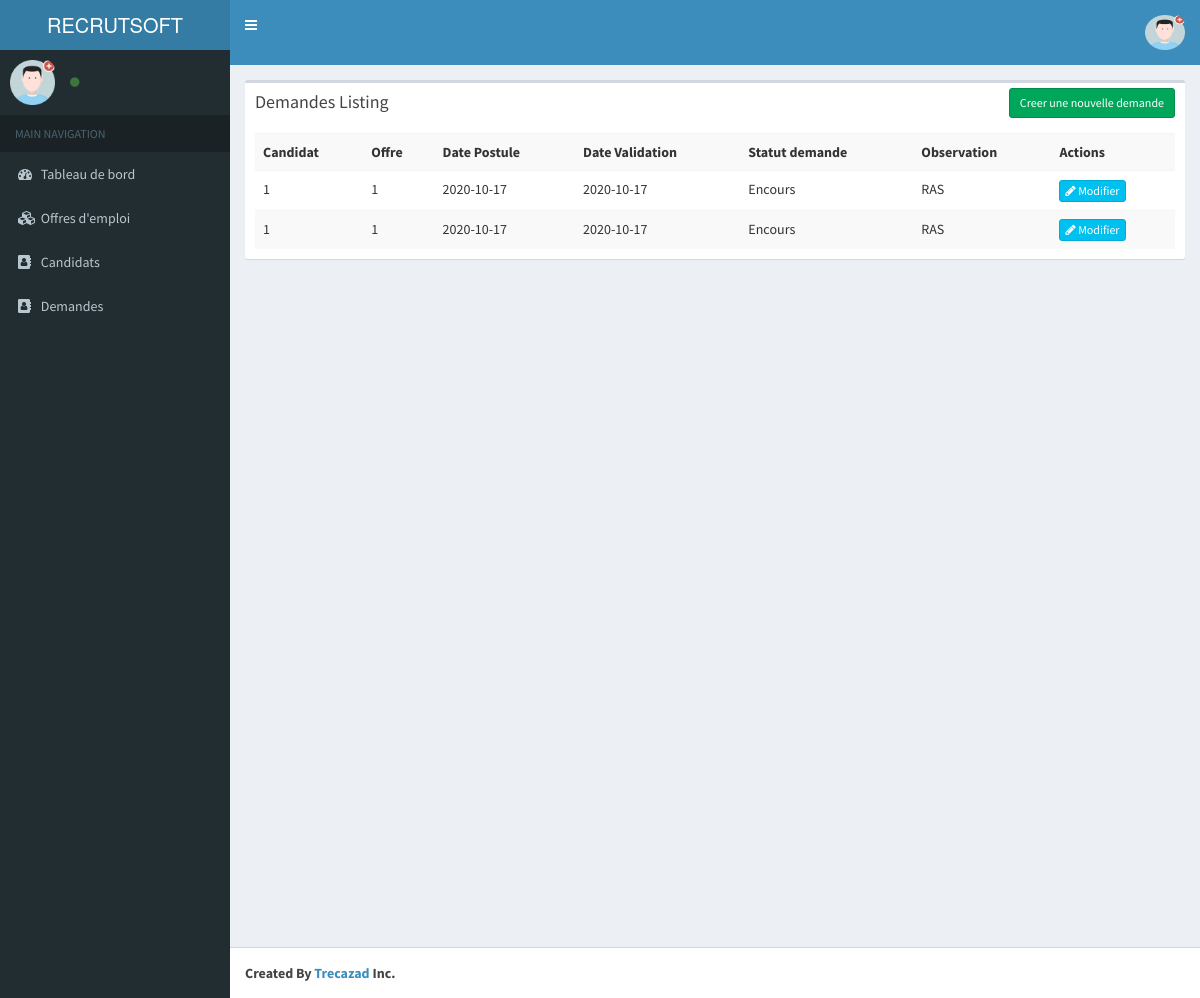
The app's page /index.php/demandes with its own data.
### tables this page shows
CREATE TABLE `tb_rm_demandes` (
  `demande_id` int(11) NOT NULL,
  `offre_sid` int(11) DEFAULT NULL,
  `candidat_sid` int(11) DEFAULT NULL,
  `date_postule` date DEFAULT NULL,
  `date_validation` date DEFAULT NULL,
  `observation_demande` text,
  `date_ajout` datetime DEFAULT NULL,
  `date_modif` datetime DEFAULT NULL,
  `statut_demande` varchar(25) DEFAULT NULL,
  `nom_dossier` varchar(75) DEFAULT NULL,
  `piece_jointe_cv` varchar(75) DEFAULT NULL,
  `piece_jointe_motivation` varchar(75) DEFAULT NULL,
  `piece_jointe_demande` varchar(75) DEFAULT NULL,
  `piece_jointe_identity` varchar(75) DEFAULT NULL,
  `piece_jointe_autres` varchar(75) DEFAULT NULL
);

### application/controllers/Demandes.php (called while the page is built, shortened)
<?php
class Demandes extends CI_Controller
{
    function __construct()
    {
        $this->load->model('User_model');
        $this->load->model('Educazad_model');
    }
    function index()
    {
        $data['all_demandes'] = $this->Educazad_model->get_multiple('tb_rm_demandes', array(), 'tb_rm_demandes.date_postule', 'DESC');
        $data['_view'] = 'demandes/index';
        $this->load->view('layouts/main', $data);
    }
}

### index.php (called while the page is built, shortened)
<?php
require_once BASEPATH.'core/CodeIgniter.php';

### application/models/Educazad_model.php (called while the page is built, shortened)
<?php
class Educazad_model extends CI_Model
{
    public function get_multiple($table, $where = array(), $order_by = '', $order = '', $limit_page = array(), $position = array())
    {
        $this->db->order_by($order_by, $order);
        $query = $this->db->get_where($table, $where);
        return $query->result();
    }
}

### application/views/demandes/index.php (the view, shortened to what this page needs)
<div class="row">
    <div class="col-md-12">
        <div class="box">
            <div class="box-header">
                <h3 class="box-title">Demandes Listing</h3>
            	<div class="box-tools">
                    <a href="<?php echo site_url('demandes/add'); ?>" class="btn btn-success btn-sm">Creer une nouvelle demande</a>
                </div>
            </div>
            <div class="box-body">
                <table class="table table-striped">
                    <tr>
						<th>Candidat</th>
						<th>Offre</th>
						<th>Date Postule</th>
						<th>Date Validation</th>
						<th>Statut demande</th>
						<th>Observation</th>
						<th>Actions</th>
                    </tr>
                    <?php foreach($all_demandes as $t){ ?>
                    <tr>
						<td><?php echo $t->candidat_sid; ?></td>
						<td><?php echo $t->offre_sid; ?></td>
						<td><?php echo $t->date_postule ?></td>
						<td><?php echo $t->date_validation ?></td>
						<td><?php echo $t->statut_demande; ?></td>
						<td><?php echo $t->observation_demande; ?></td>
						<td>
                            <a href="<?php echo site_url('demandes/edit/'.$t->demande_id); ?>" class="btn btn-info btn-xs">
                                <span class="fa fa-pencil"></span> Modifier</a>
                        </td>
                    </tr>
                    <?php } ?>
                </table>
            </div>
        </div>
    </div>
</div>

### records on screen
tb_rm_demandes: candidat_sid "1", offre_sid "1", date_postule "2020-10-17", date_validation "2020-10-17", statut_demande "Encours", observation_demande "RAS"
tb_rm_demandes: candidat_sid "1", offre_sid "1", date_postule "2020-10-17", date_validation "2020-10-17", statut_demande "Encours", observation_demande "RAS"
